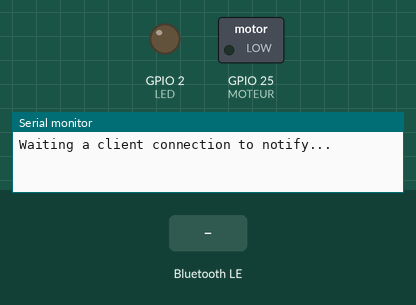
A sketch run on a simulated ESP32. On the bench: switched loads named in the sketch (green lamp = pin HIGH), output pins drawn as LEDs (lit = HIGH), the last lines printed to the serial monitor. Inputs (shaded band) come from the test bench. Nothing arrives over Bluetooth unless stated; a phone connects over Bluetooth LE 3 s after start.

Above: at 1.2 s.
1.3 s: Bluetooth LE write "1" received
At 1.7 s:
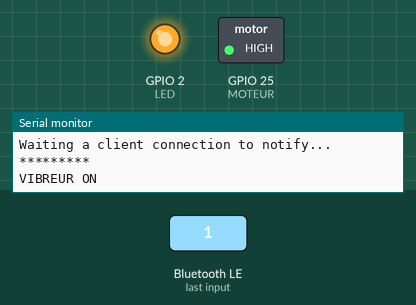
2.8 s: Bluetooth LE write "0" received
At 4.1 s:
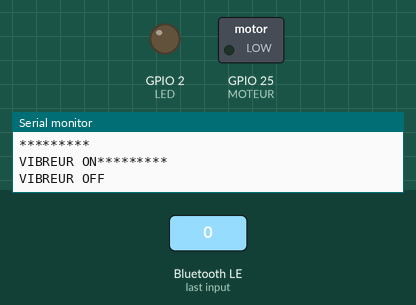
Timing chart, 0 to 5.8 s (numbered marks = the images above; inputs shaded):
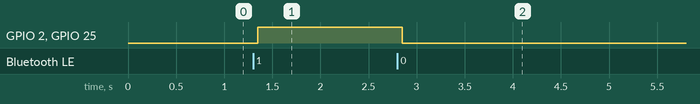

Measured:
- after the input at 1.3 s, GPIO 2 (LED), GPIO 25 (MOTEUR): LOW → HIGH after 0.05 s
- after the input at 2.8 s, GPIO 2 (LED), GPIO 25 (MOTEUR): HIGH → LOW after 0.05 s

The sketch:

Blefonction.ino
```cpp
#include <BLEDevice.h>
#include <BLEServer.h>
#include <BLEUtils.h>
#include <BLE2902.h>

BLEServer* pServer = NULL;
BLECharacteristic* etatCharacteristic = NULL;
bool deviceConnected = false;
bool oldDeviceConnected = false;
uint32_t valueNotify = 0;
uint32_t isOn = 0;
int LED = 2;
int MOTEUR = 25;


// See the following for generating UUIDs:
// https://www.uuidgenerator.net/

#define SERVICE_UUID        "4fafc201-1fb5-459e-8fcc-c5c9c331914b"
#define CHARACTERISTIC_UUID_NOTIFY "beb5483e-36e1-4688-b7f5-ea07361b26a8"
#define CHARACTERISTIC_UUID_WRITE "dd5befed-000f-483c-9fac-ef4faca741ca"


class MyServerCallbacks: public BLEServerCallbacks {
    void onConnect(BLEServer* pServer) {
      deviceConnected = true;
    };

    void onDisconnect(BLEServer* pServer) {
      deviceConnected = false;
    }
};


class MyCallbacks: public BLECharacteristicCallbacks {
    void onWrite(BLECharacteristic *commandeCharacteristic) {
      std::string value = commandeCharacteristic->getValue();

      if (value== "0") {
        Serial.println("*********");
        Serial.print("VIBREUR OFF");
        digitalWrite(MOTEUR, LOW);
        digitalWrite(LED, LOW);
        isOn = 0;
      }
      else if (value== "1") {
        Serial.println("*********");
        Serial.print("VIBREUR ON");
        digitalWrite(MOTEUR, HIGH);
        digitalWrite(LED, HIGH);
        isOn = 1;
      }

      else {
        if (value.length() > 0) {
          Serial.println("*********");
          Serial.print("Valeur non attendue: ");
          for (int i = 0; i < value.length(); i++)
            Serial.print(value[i]);

          Serial.println();
          Serial.println("*********");
        }
      }


    }
};


void setup() {

  pinMode (LED, OUTPUT);
  pinMode (MOTEUR, OUTPUT);


  Serial.begin(115200);

  // Create the BLE Device
  BLEDevice::init("ESP32");

  // Create the BLE Server
  BLEDevice::setEncryptionLevel(ESP_BLE_SEC_ENCRYPT);
  pServer = BLEDevice::createServer();
  pServer->setCallbacks(new MyServerCallbacks());

  // Create the BLE Service
  BLEService *pService = pServer->createService(SERVICE_UUID);

  // Create notify BLE Characteristic
  etatCharacteristic = pService->createCharacteristic(
                      CHARACTERISTIC_UUID_NOTIFY,
                      BLECharacteristic::PROPERTY_READ   |
                      BLECharacteristic::PROPERTY_WRITE  |
                      BLECharacteristic::PROPERTY_NOTIFY
                    );
  etatCharacteristic->addDescriptor(new BLE2902());


  // Create write BLE Characteristic
  BLECharacteristic *commandeCharacteristic = pService->createCharacteristic(
                                         CHARACTERISTIC_UUID_WRITE,
                                         BLECharacteristic::PROPERTY_READ |
                                         BLECharacteristic::PROPERTY_WRITE
                                       );

  commandeCharacteristic->setCallbacks(new MyCallbacks());

  commandeCharacteristic->setValue("0");


  // Start the service
  pService->start();

  // Start advertising
  BLEAdvertising *pAdvertising = BLEDevice::getAdvertising();
  pAdvertising->addServiceUUID(SERVICE_UUID);
  pAdvertising->setScanResponse(false);
  pAdvertising->setMinPreferred(0x0);  // set valueNotify to 0x00 to not advertise this parameter
  BLEDevice::startAdvertising();
  Serial.println("Waiting a client connection to notify...");
}


void loop() {
    // notify changed valueNotify
    if (deviceConnected) {
        etatCharacteristic->setValue((uint8_t*)&valueNotify, 4);
        etatCharacteristic->notify();
        valueNotify++;
        delay(3); // bluetooth stack will go into congestion, if too many packets are sent, in 6 hours test i was able to go as low as 3ms
    }
    // disconnecting
    if (!deviceConnected && oldDeviceConnected) {
        delay(500); // give the bluetooth stack the chance to get things ready
        pServer->startAdvertising(); // restart advertising
        Serial.println("start advertising");
        oldDeviceConnected = deviceConnected;
    }
    // connecting
    if (deviceConnected && !oldDeviceConnected) {
        // do stuff here on connecting
        oldDeviceConnected = deviceConnected;
    }

    if (isOn){
      //le vibreur s'allume


    }


}
```
